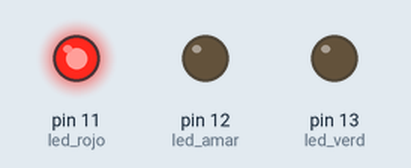
This sketch was run on a simulated Arduino Uno, built with avr-gcc and run on an emulated ATmega328P. On the bench: output pins drawn as LEDs (lit = HIGH).

Above: at 0.2 s.
At 1.7 s:
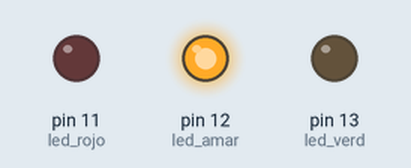
At 3.2 s:
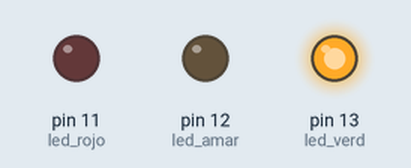
At 4.0 s:
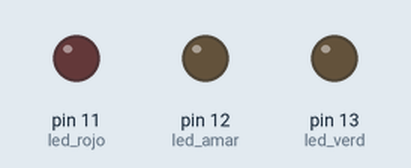
Timing chart, 0 to 5.9 s (numbered marks = the images above):
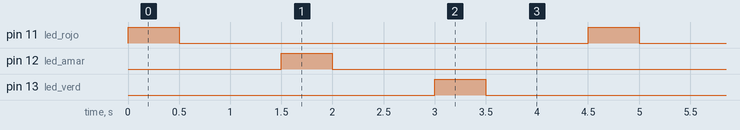

The sketch:

Reto_2.ino
```cpp
int led_verd=13;
int led_amar=12;
int led_rojo=11;
void setup() {
  // put your setup code here, to run once:
  pinMode(led_verd,OUTPUT);//No Pin y Mode (OUTPUT/INPUT)
  pinMode(led_amar,OUTPUT);
  pinMode(led_rojo,OUTPUT);
}

void loop() {
  // put your main code here, to run repeatedly:

  digitalWrite(led_rojo,HIGH);
  delay(500); //1000=1 SEG
  digitalWrite(led_rojo,LOW);
  delay(1000); //1000=1 SEG
  digitalWrite(led_amar,HIGH);
  delay(500); //1000=1 SEG
  digitalWrite(led_amar,LOW);
  delay(1000); //1000=1 SEG
  digitalWrite(led_verd,HIGH);
  delay(500); //1000=1 SEG
  digitalWrite(led_verd,LOW);
  delay(1000); //1000=1 SEG
}
```

Measured:
- by itself, pin 11 (led_rojo), pin 12 (led_amar), pin 13 (led_verd): alternates HIGH for 0.50 s and LOW for 4.0 s
- by itself, everything shown: repeats every 4.5 s, in 6 steps
